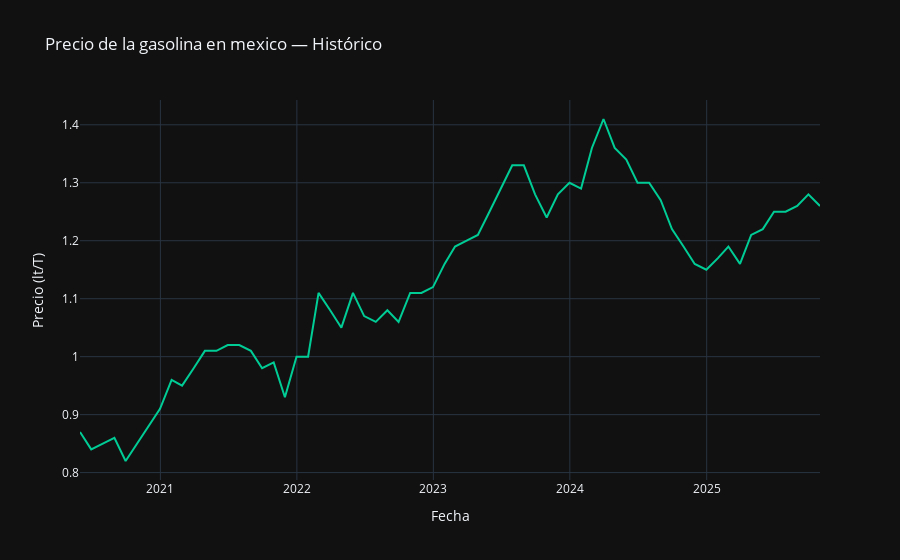

Notebook cell for this chart:
### Code cell
import plotly.graph_objects as go

# Crear la figura
fig = go.Figure()


fig.add_trace(go.Scatter(
    x=df.index,
    y=df['Close'],
    mode='lines',
    name='Precio Histórico',
    line=dict(color='#00CC96', width=2) # Color verde cian
))



# Configuración del diseño (Layout)
fig.update_layout(
    title="Precio de la gasolina en mexico — Histórico",
    xaxis_title="Fecha",
    yaxis_title="Precio (lt/T)",
    template="plotly_dark",      # Fondo oscuro
    hovermode="x unified",       # Muestra el valor al pasar el ratón
    legend=dict(
        orientation="h",         # Leyenda horizontal arriba
        yanchor="bottom",
        y=1.02,
        xanchor="right",
        x=1
    )
)
